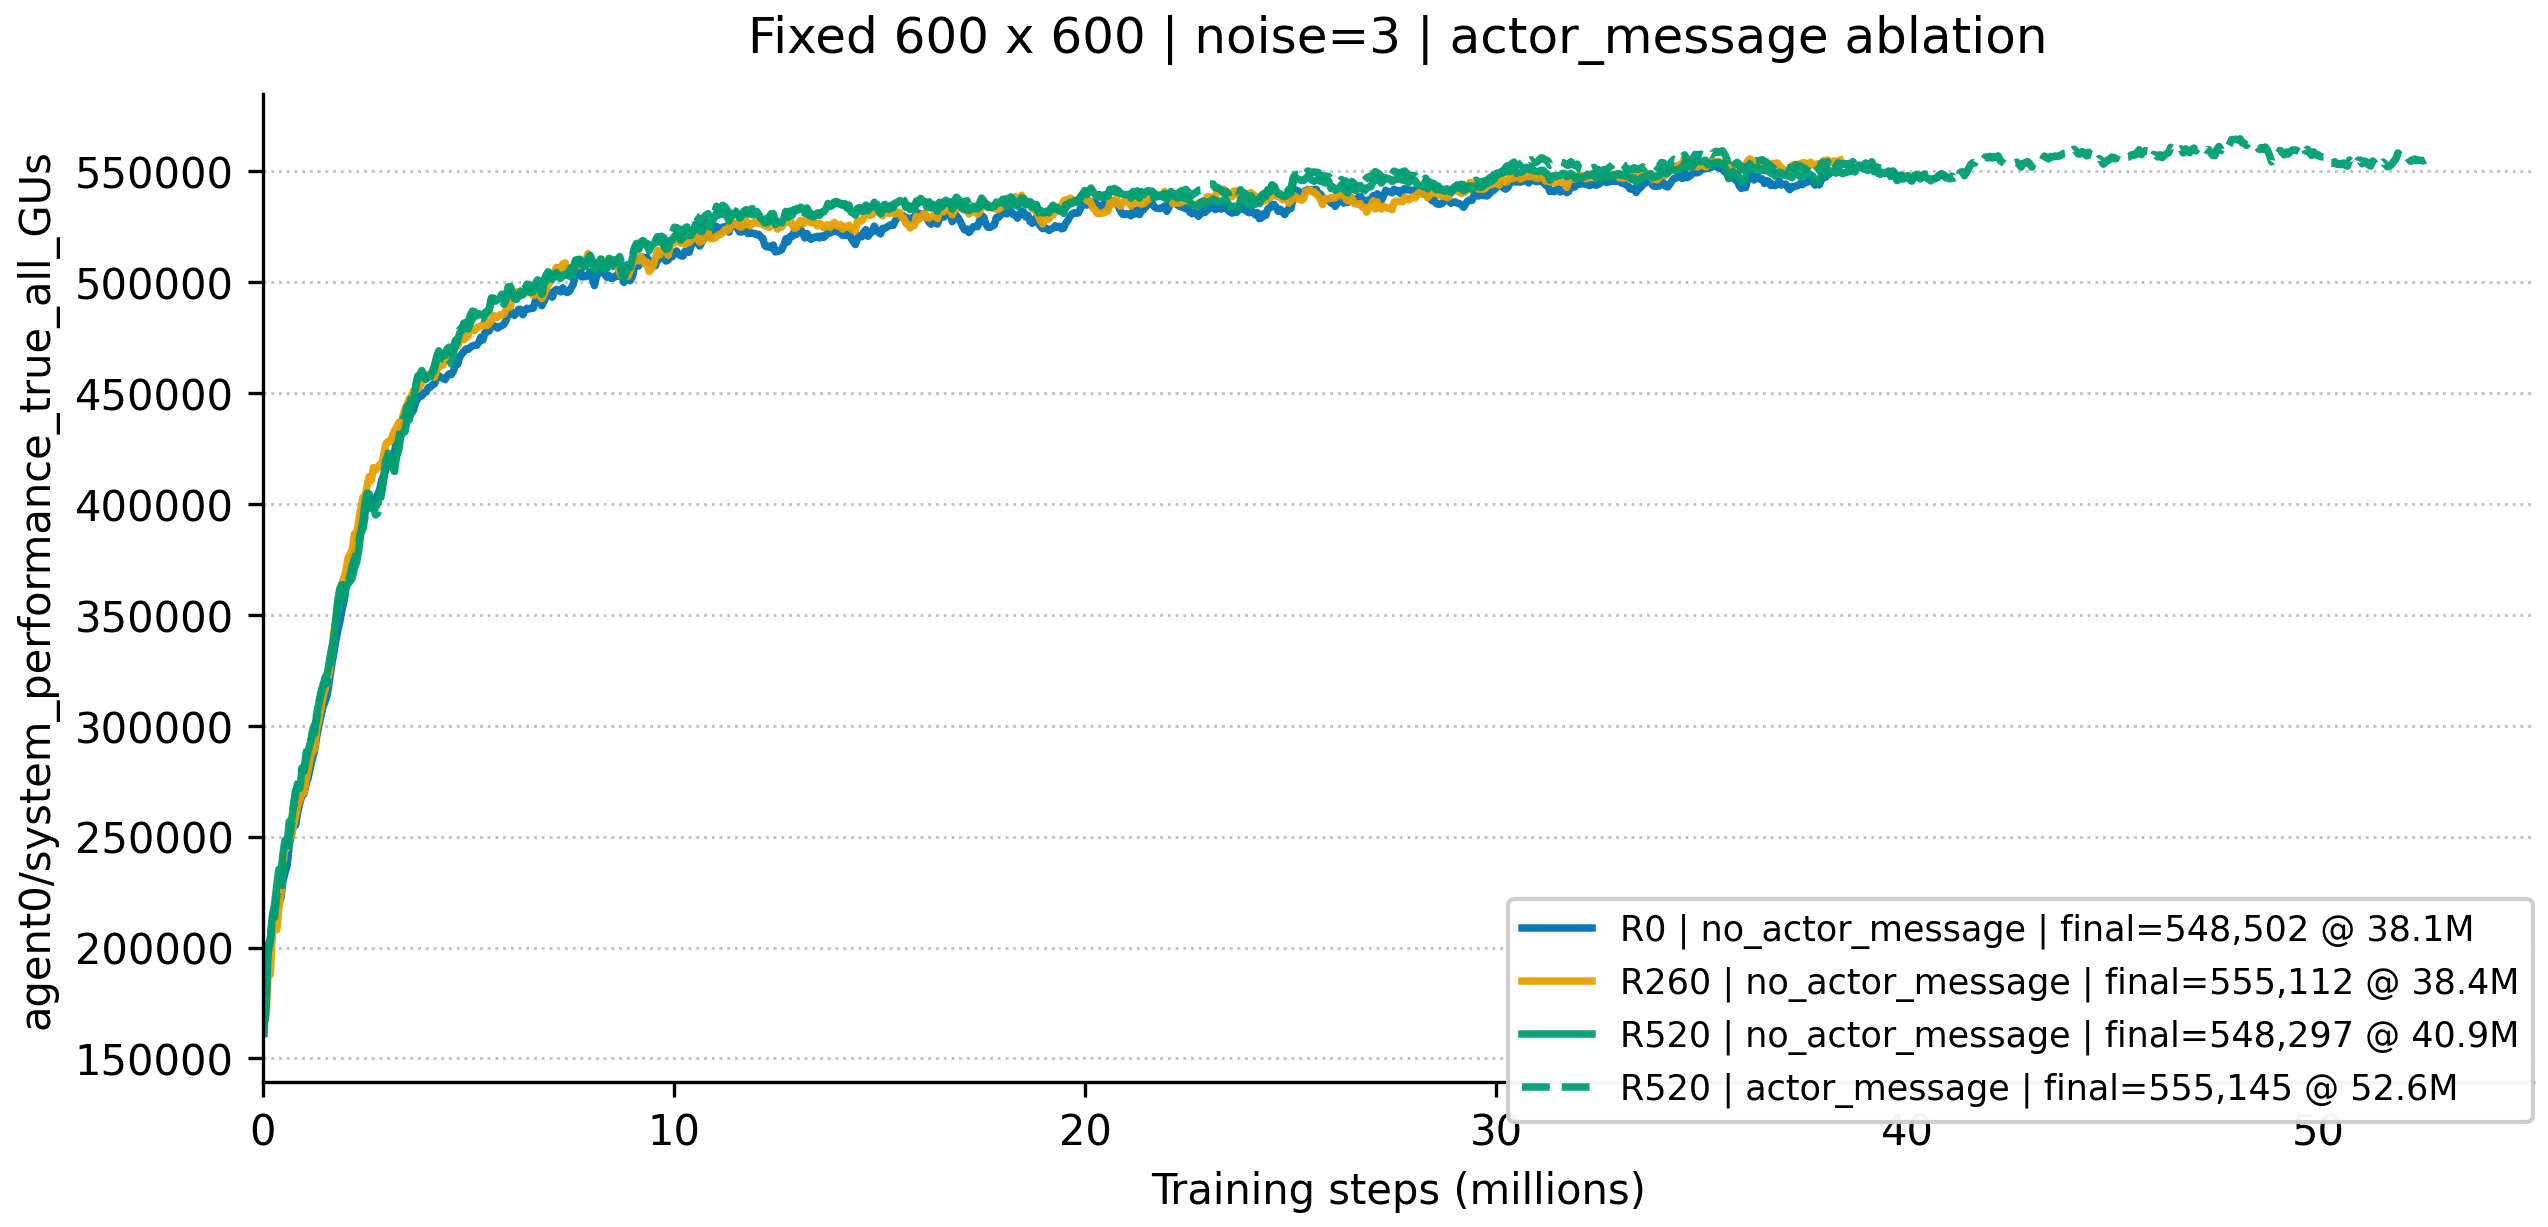

Write the Python code that produced this figure.
"""Plot the fixed-layout actor-message ablation.

The remote event files are refreshed local snapshots.  Re-run the refresh
step before rerunning this script if the remote runs have progressed.
"""

from __future__ import annotations

import argparse
import json
import shutil
from datetime import datetime
from pathlib import Path
from typing import Any

import matplotlib

matplotlib.use("Agg")
import matplotlib.pyplot as plt
from tensorboard.backend.event_processing.event_accumulator import EventAccumulator


HERE = Path(__file__).resolve().parent
PROJECT = HERE.parents[1]
REMOTE_DATA = HERE / "data" / "remote"
RESULTS = PROJECT / "onpolicy" / "scripts" / "results" / "mec" / "mappo"
METRIC = "agent0/system_performance_true_all_GUs"
TOTAL_STEPS = 60_000_000

# Okabe-Ito palette: suitable for common red-green colour-vision deficiencies.
COLORS = {"R0": "#0072B2", "R260": "#E69F00", "R520": "#009E73"}

REMOTE_FILES = {
    "R0": REMOTE_DATA / "R0.tfevents",
    "R260": REMOTE_DATA / "R260.tfevents",
    "R520": REMOTE_DATA / "R520.tfevents",
}
LOCAL_EXPERIMENT = (
    "dcppoR520_fixed600_200_layoutctx_inputv2_peragentnoise_s3p0_md12_"
    "vmax30_seed2_60m_20260810"
)


def parse_args() -> argparse.Namespace:
    parser = argparse.ArgumentParser(description=__doc__)
    parser.add_argument("--metric", default=METRIC)
    parser.add_argument("--output-dir", type=Path, default=HERE)
    return parser.parse_args()


def latest_local_event() -> Path:
    log_dir = RESULTS / LOCAL_EXPERIMENT / "run1" / "logs"
    paths = sorted(log_dir.glob("events.out.tfevents.*"), key=lambda p: p.stat().st_mtime, reverse=True)
    if not paths:
        raise FileNotFoundError(f"No TensorBoard event file found in {log_dir}")
    return paths[0]


def load_events(path: Path, metric: str) -> list[Any]:
    accumulator = EventAccumulator(str(path), size_guidance={"scalars": 0})
    accumulator.Reload()
    if metric not in accumulator.Tags().get("scalars", []):
        raise KeyError(f"Metric {metric!r} is absent from {path}")
    events = accumulator.Scalars(metric)
    if not events:
        raise ValueError(f"Metric {metric!r} has no values in {path}")
    return events


def make_curve(label: str, path: Path, metric: str, color: str, linestyle: str = "-") -> dict[str, Any]:
    return {
        "label": label,
        "path": path,
        "color": color,
        "linestyle": linestyle,
        "events": load_events(path, metric),
    }


def summarize(curve: dict[str, Any], metric: str) -> dict[str, Any]:
    events = curve["events"]
    first, last = events[0], events[-1]
    recent = events[-min(25, len(events)):]
    dt = recent[-1].wall_time - recent[0].wall_time
    ds = recent[-1].step - recent[0].step
    fps = ds / dt if dt > 0 else None
    remaining = max(TOTAL_STEPS - last.step, 0)
    eta = last.wall_time + remaining / fps if fps and fps > 0 else None
    path = Path(curve["path"])
    return {
        "label": curve["label"],
        "path": str(path),
        "metric": metric,
        "points": len(events),
        "first_step": first.step,
        "last_step": last.step,
        "progress_fraction": last.step / TOTAL_STEPS,
        "last_value": last.value,
        "recent_fps_steps_per_sec": fps,
        "last_scalar_time": datetime.fromtimestamp(last.wall_time).astimezone().isoformat(),
        "source_file_mtime": datetime.fromtimestamp(path.stat().st_mtime).astimezone().isoformat(),
        "estimated_remaining_hours": remaining / fps / 3600 if fps and fps > 0 else None,
        "estimated_finish": datetime.fromtimestamp(eta).astimezone().isoformat() if eta else None,
    }


def plot_curves(curves: list[dict[str, Any]], output_path: Path, title: str) -> None:
    fig, ax = plt.subplots(figsize=(8.8, 5.4))
    for curve in curves:
        events = curve["events"]
        steps = [event.step / 1_000_000 for event in events]
        values = [event.value for event in events]
        final = values[-1]
        label = f"{curve['label']} | final={final:,.0f} @ {steps[-1]:.1f}M"
        ax.plot(
            steps,
            values,
            label=label,
            color=curve["color"],
            linestyle=curve["linestyle"],
            linewidth=1.8,
            alpha=0.95,
        )

    ax.set_title(title, pad=10)
    ax.set_xlabel("Training steps (millions)")
    ax.set_ylabel(METRIC)
    ax.set_xlim(left=0)
    ax.grid(axis="y", linestyle=":", linewidth=0.7, alpha=0.75)
    ax.spines[["top", "right"]].set_visible(False)
    # Put the requested lower-right legend below the axes so it cannot cover data.
    ax.legend(
        loc="lower right",
        bbox_to_anchor=(1.0, -0.04),
        frameon=True,
        framealpha=0.96,
        fontsize=8.4,
        borderaxespad=0.0,
    )
    fig.subplots_adjust(bottom=0.30, left=0.12, right=0.98, top=0.91)
    fig.savefig(output_path, dpi=300, bbox_inches="tight", pad_inches=0.05)
    plt.close(fig)


def main() -> None:
    args = parse_args()
    output_dir = args.output_dir.resolve()
    output_dir.mkdir(parents=True, exist_ok=True)
    metric = args.metric

    remote_curves = [
        make_curve(f"{radius} | no_actor_message", path, metric, COLORS[radius])
        for radius, path in REMOTE_FILES.items()
    ]
    local_curve = make_curve(
        "R520 | actor_message",
        latest_local_event(),
        metric,
        COLORS["R520"],
        linestyle="--",
    )

    remote_path = output_dir / "remote_no_actor_radii.png"
    four_way_path = output_dir / "no_actor_vs_actor_r520.png"
    r520_two_way_path = output_dir / "r520_no_actor_vs_actor.png"
    plot_curves(
        remote_curves,
        remote_path,
        "Fixed 600 x 600 | noise=3 | no actor_message | R0/R260/R520",
    )
    plot_curves(
        [*remote_curves, local_curve],
        four_way_path,
        "Fixed 600 x 600 | noise=3 | actor_message ablation",
    )
    r520_remote_curve = next(
        curve for curve in remote_curves if curve["label"].startswith("R520 |")
    )
    local_curve_two_way = {**local_curve, "color": "#CC79A7"}
    plot_curves(
        [r520_remote_curve, local_curve_two_way],
        r520_two_way_path,
        "Fixed 600 x 600 | noise=3 | R520 actor_message comparison",
    )
    # Keep the conventional paper-figures filename as an alias of the main
    # four-curve comparison while retaining the two descriptive filenames.
    shutil.copyfile(four_way_path, output_dir / "plot.png")

    curves = [*remote_curves, local_curve]
    summary = {
        "generated_at": datetime.now().astimezone().isoformat(),
        "metric": metric,
        "total_steps": TOTAL_STEPS,
        "remote_snapshot_note": "Remote event files are local snapshots from the refresh manifest.",
        "curves": [summarize(curve, metric) for curve in curves],
        "outputs": [
            str(remote_path),
            str(four_way_path),
            str(r520_two_way_path),
            str(output_dir / "plot.png"),
        ],
    }
    (output_dir / "curve_summary.json").write_text(
        json.dumps(summary, ensure_ascii=False, indent=2), encoding="utf-8"
    )
    print(json.dumps(summary, ensure_ascii=False, indent=2))


if __name__ == "__main__":
    main()
